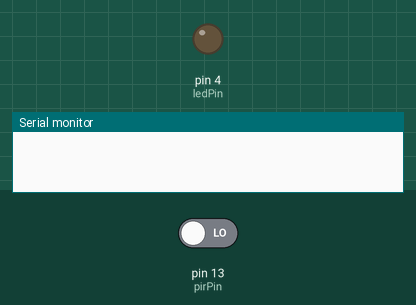
A sketch run on a simulated Arduino Uno, built with avr-gcc and run on an emulated ATmega328P. Parts: output pins drawn as LEDs (lit = HIGH), the last lines printed to the serial monitor. Inputs (shaded band) come from the test bench; at power-on: pin 13 (pirPin) LOW.

Above: at 2.8 s.
2.9 s: pin 13 (pirPin) driven HIGH
At 4.0 s:
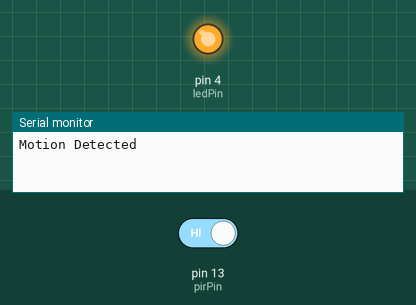
4.5 s: pin 13 (pirPin) driven LOW
At 5.5 s:
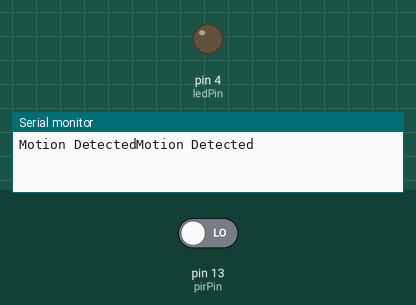
Timing chart, 0 to 7.5 s (numbered marks = the images above; inputs shaded):
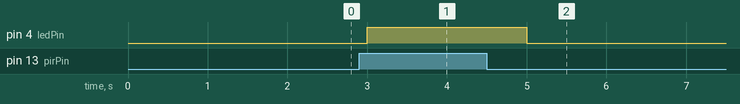

The sketch:

MotionCam.ino
```cpp
//
// Detect motion and generate trigger
//

int pirPin = 13;
int ledPin = 4;

void setup()
{
	pinMode(pirPin, INPUT);
	pinMode(ledPin, OUTPUT);

	Serial.begin(9600);
}

void loop()
{
	if (digitalRead(pirPin) == HIGH)
	{
		digitalWrite(ledPin, HIGH);
		Serial.write("Motion Detected");
	}
	else
	{
		digitalWrite(ledPin, LOW);
	}
	delay(1000);
}
```

Measured:
- after the input at 2.9 s, pin 4 (ledPin): LOW → HIGH after 0.10 s
- after the input at 4.5 s, pin 4 (ledPin): HIGH → LOW after 0.50 s
